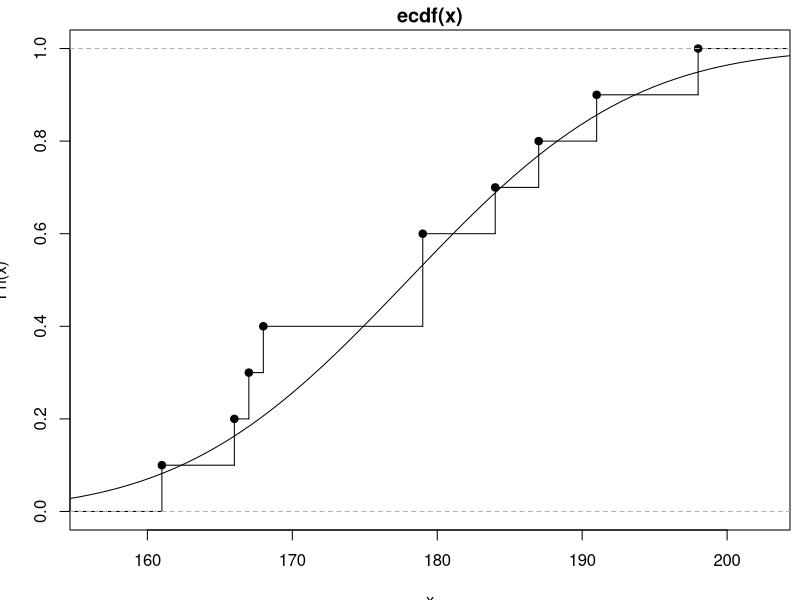
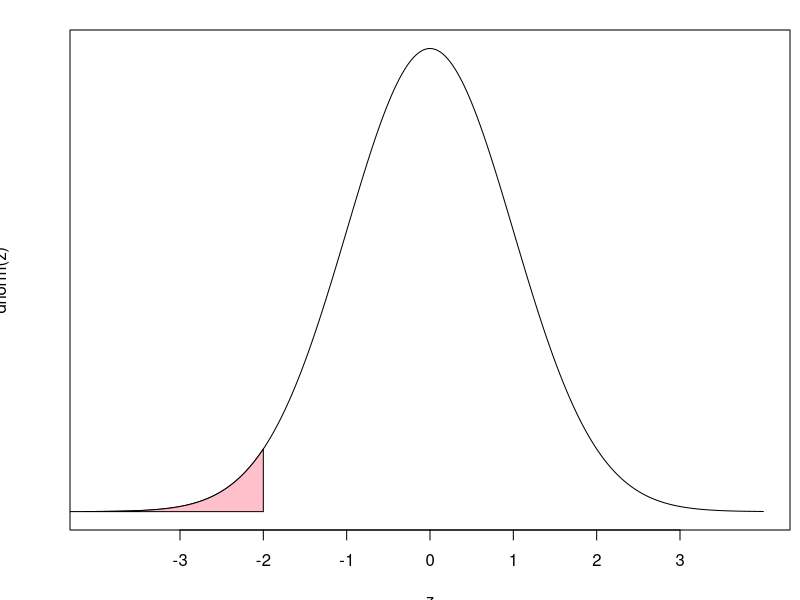
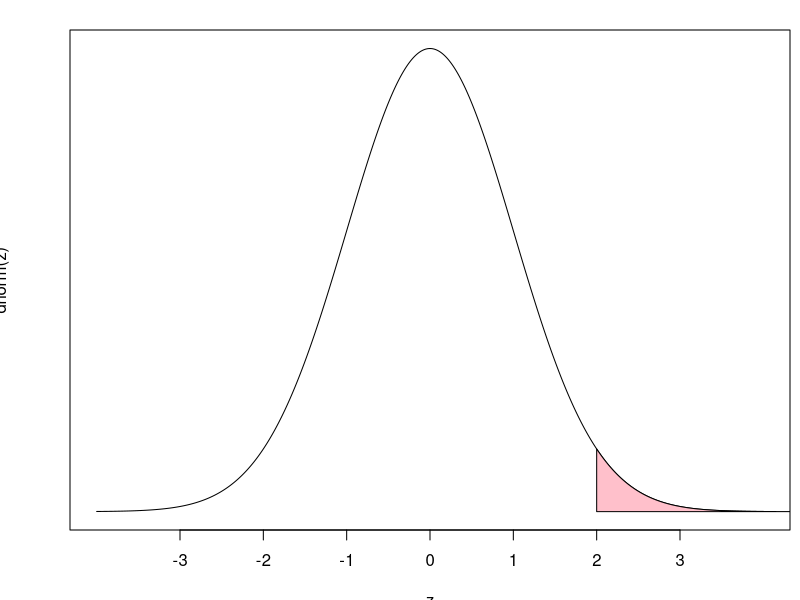
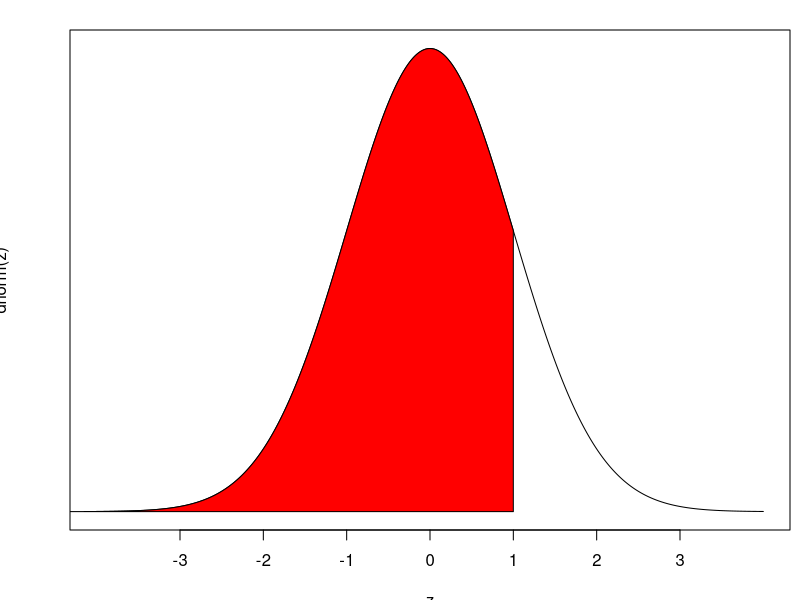
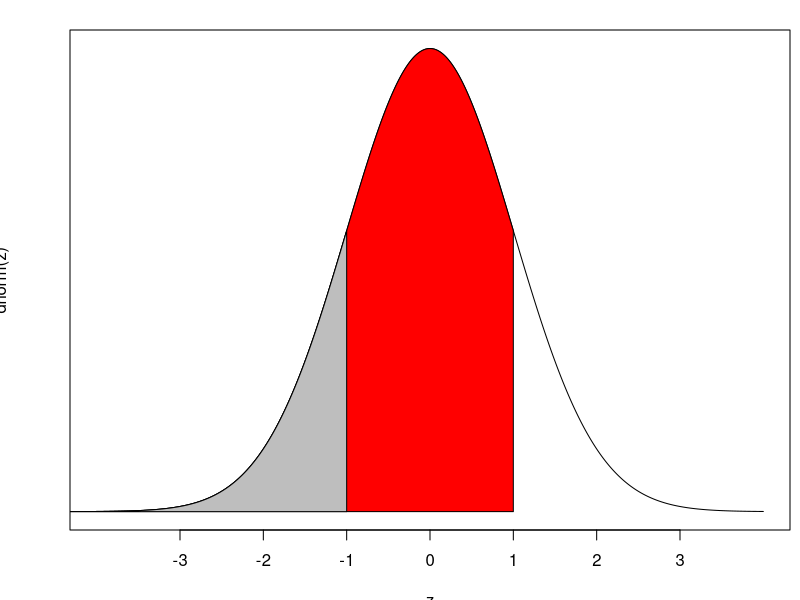
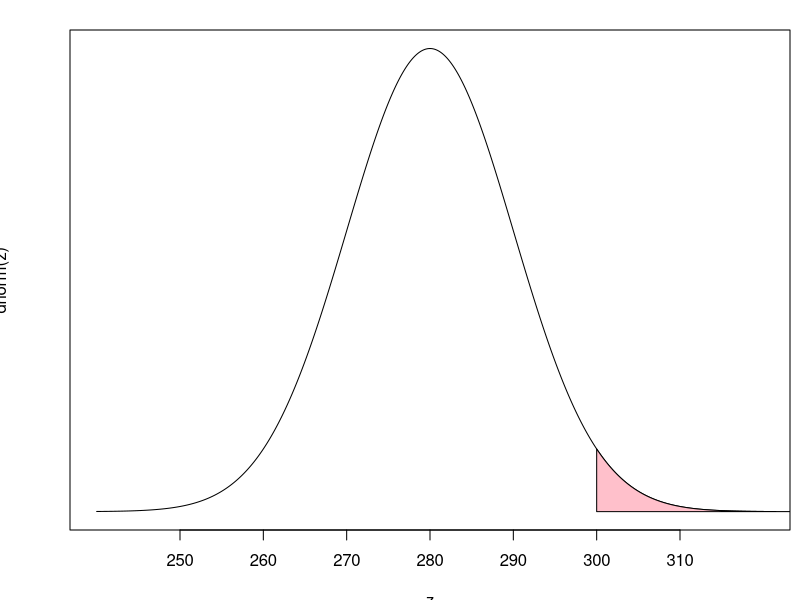
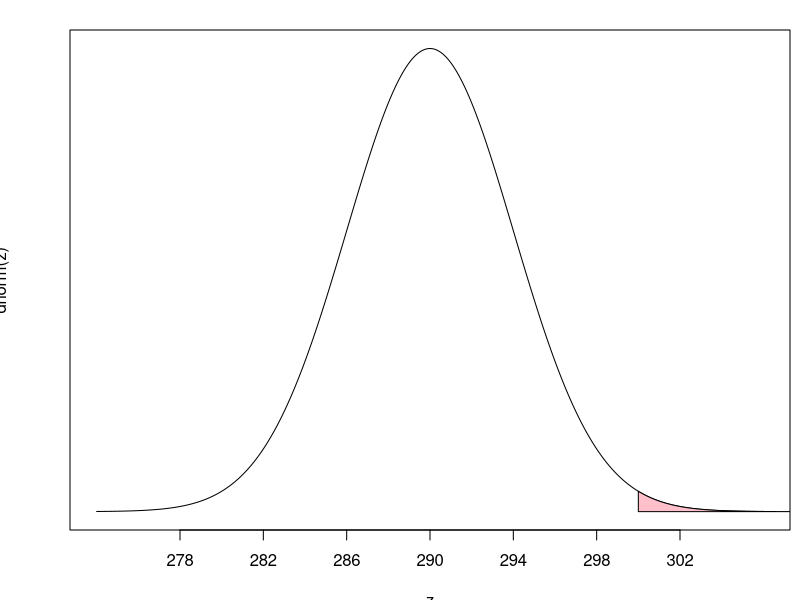
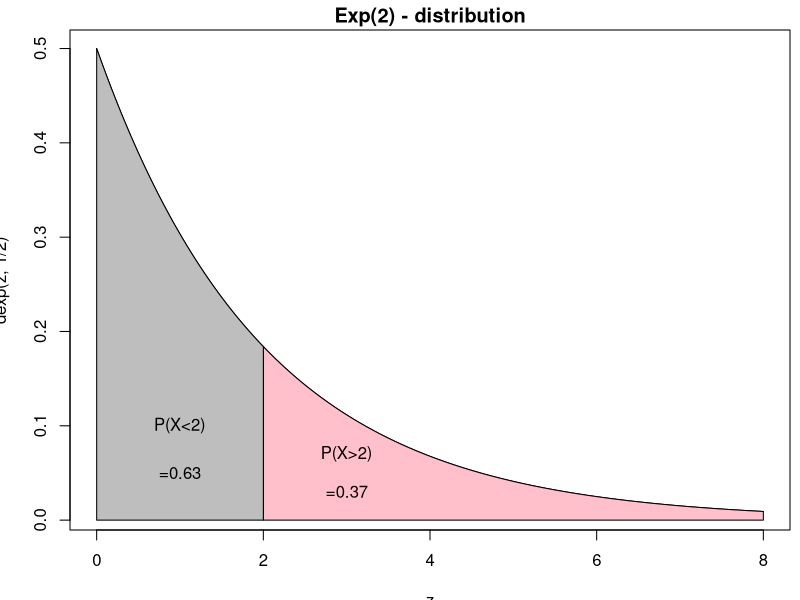

Write the R code that produced these figures, in order.





par(mar = c(3.5, 3.5, 1.5, 0.5))

x <- c(168,161,167,179,184,166,198,187,191,179)

plot(ecdf(x), verticals = TRUE)

xp <- seq(0.9*min(x), 1.1*max(x), length.out = 100) 

lines(xp, pnorm(xp, mean(x), sd(x))) 
punif(30,0,30)-punif(20,0,30)
1-punif(30,0,30)
pnorm(-2)
pnorm(-2)
z=seq(-4,4,by=0.01)
plot(z,dnorm(z),type="l",xaxt="n",yaxt="n")
polygon(c(-2,seq(-2,-4.3, by=-0.01),-4.4,-2),c(0,dnorm(seq(-2,-4.3, by=-0.01)),0,0),col="pink")
axis(1, at=-3:3, labels=-3:3)
1-pnorm(2)
z=seq(-4,4,by=0.01)
plot(z,dnorm(z),type="l",xaxt="n",yaxt="n")
polygon(c(2,seq(2,4.3, by=0.01),4.4,2),c(0,dnorm(seq(2,4.3, by=0.01)),0,0),col="pink")
axis(1, at=-3:3, labels=-3:3)
pnorm(1)-pnorm(-1)
z=seq(-4,4,by=0.01)
plot(z,dnorm(z),type="l",xaxt="n",yaxt="n")
polygon(c(1,seq(1,-4.3, by=-0.01),-4.4,1),c(0,dnorm(seq(1,-4.3, by=-0.01)),0,0),col="red")
axis(1, at=-3:3, labels=-3:3)
pnorm(1)-pnorm(-1)
z=seq(-4,4,by=0.01)
plot(z,dnorm(z),type="l",xaxt="n",yaxt="n")
polygon(c(1,seq(1,-4.3, by=-0.01),-4.4,1),c(0,dnorm(seq(1,-4.3, by=-0.01)),0,0),col="red")

polygon(c(-1,seq(-1,-4.3, by=-0.01),-4.4,-1),c(0,dnorm(seq(-1,-4.3, by=-0.01)),0,0),col="grey")


axis(1, at=-3:3, labels=-3:3)
1-pnorm(300, m = 280, s = 10)
1-pnorm((300-280)/10)
z=seq(-4,4,by=0.01)
plot(z,dnorm(z),type="l",xaxt="n",yaxt="n")
polygon(c(2,seq(2,4.3, by=0.01),4.4,2),c(0,dnorm(seq(2,4.3, by=0.01)),0,0),col="pink")
axis(1, at=-3:3, labels=seq(250,310, by=10))
1-pnorm(300, m = 290, s = 4)
z=seq(-4,4,by=0.01)
plot(z,dnorm(z),type="l",xaxt="n",yaxt="n")
polygon(c(2.5,seq(2.5,4.3, by=0.01),4.4,2.5),c(0,dnorm(seq(2.5,4.3, by=0.01)),0,0),col="pink")
axis(1, at=-3:3, labels=seq(278,302, by=4))
qnorm(c(0.025, 0.975), m = 290, s = 4)
1-pexp(2, rate = 1/2)
z=seq(0,8,by=0.01)

plot(z,dexp(z, 1/2),type="l", main="Exp(2) - distribution")

polygon(c(2,seq(2,8, by=0.01),8,2),c(0,dexp(seq(2,8, by=0.01),1/2),0,0),col="pink")
text(3,0.07,"P(X>2)")
text(3,0.03,"=0.37")
polygon(c(2,seq(2,0, by=-0.01),0,2),c(0,dexp(seq(2,0, by=-0.01),1/2),0,0),col="grey")
text(1,0.1,"P(X<2)")
text(1,0.05,"=0.63")
## z=seq(0,8,by=0.01)
## 
## 
## plot(z,dexp(z, 1/2),type = "l", main = "Exp(2) - distribution")
## 
## 
## polygon(c(2, seq(2, 8, by = 0.01), 8, 2),
## 
##         c(0, dexp(seq(2, 8, by = 0.01), 1/2), 0, 0),
## 
##         col = "pink")
## 
## 
## text(3,0.07,"P(X>2)")
## 
## text(3,0.03,"=0.37")
## 
## 
## polygon(c(2, seq(2, 0, by = -0.01), 0, 2),
## 
##         c(0, dexp(seq(2, 0, by =- 0.01), 1/2), 0, 0),
## 
##         col = "grey")
## 
## 
## text(1,0.1,"P(X<2)")
## 
## text(1,0.05,"=0.63")
dpois(0,1)
exp(-1)
dpois(0,5)
1-pnorm(4000, m = 3850, s = sqrt(5500))
1-pnorm(4000, m = 3850, s = 550)

